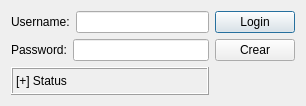
<?xml version="1.0" encoding="UTF-8"?>
<ui version="4.0">
 <class>Dialog</class>
 <widget class="QDialog" name="Dialog">
  <property name="geometry">
   <rect>
    <x>0</x>
    <y>0</y>
    <width>306</width>
    <height>106</height>
   </rect>
  </property>
  <property name="windowTitle">
   <string>Dialog</string>
  </property>
  <layout class="QGridLayout" name="gridLayout">
   <item row="0" column="0">
    <layout class="QVBoxLayout" name="verticalLayout">
     <item>
      <layout class="QHBoxLayout" name="horizontalLayout">
       <item>
        <widget class="QLabel" name="label">
         <property name="text">
          <string>Username:</string>
         </property>
        </widget>
       </item>
       <item>
        <widget class="QLineEdit" name="txtUser"/>
       </item>
      </layout>
     </item>
     <item>
      <layout class="QHBoxLayout" name="horizontalLayout_2">
       <item>
        <widget class="QLabel" name="label_2">
         <property name="text">
          <string>Password:</string>
         </property>
        </widget>
       </item>
       <item>
        <widget class="QLineEdit" name="txtPass">
         <property name="echoMode">
          <enum>QLineEdit::Password</enum>
         </property>
        </widget>
       </item>
      </layout>
     </item>
    </layout>
   </item>
   <item row="0" column="1">
    <layout class="QVBoxLayout" name="verticalLayout_2">
     <item>
      <widget class="QPushButton" name="btnLogin">
       <property name="text">
        <string>Login</string>
       </property>
      </widget>
     </item>
     <item>
      <widget class="QPushButton" name="btnClear">
       <property name="text">
        <string>Crear</string>
       </property>
      </widget>
     </item>
    </layout>
   </item>
   <item row="1" column="0">
    <widget class="QLabel" name="lblResult">
     <property name="frameShape">
      <enum>QFrame::Box</enum>
     </property>
     <property name="frameShadow">
      <enum>QFrame::Raised</enum>
     </property>
     <property name="text">
      <string>[+] Status</string>
     </property>
    </widget>
   </item>
  </layout>
 </widget>
 <layoutdefault spacing="6" margin="11"/>
 <resources/>
 <connections/>
</ui>
